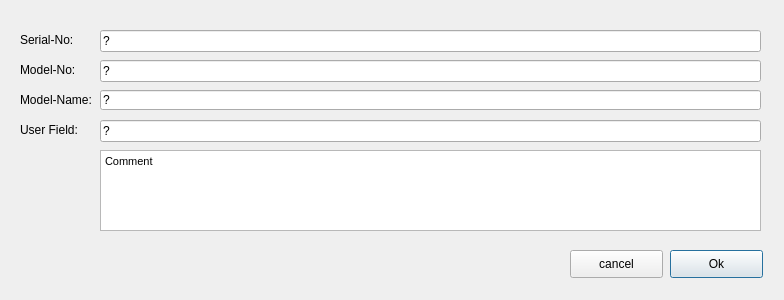
<?xml version="1.0" encoding="UTF-8"?>
<ui version="4.0">
 <class>Dialog</class>
 <widget class="QDialog" name="Dialog">
  <property name="geometry">
   <rect>
    <x>0</x>
    <y>0</y>
    <width>784</width>
    <height>300</height>
   </rect>
  </property>
  <property name="windowTitle">
   <string>new Test</string>
  </property>
  <widget class="QLabel" name="label_10">
   <property name="geometry">
    <rect>
     <x>20</x>
     <y>60</y>
     <width>71</width>
     <height>20</height>
    </rect>
   </property>
   <property name="text">
    <string>Model-No:</string>
   </property>
  </widget>
  <widget class="QLineEdit" name="leSerialNo">
   <property name="geometry">
    <rect>
     <x>100</x>
     <y>30</y>
     <width>661</width>
     <height>22</height>
    </rect>
   </property>
   <property name="text">
    <string>?</string>
   </property>
  </widget>
  <widget class="QLineEdit" name="leModelNo">
   <property name="geometry">
    <rect>
     <x>100</x>
     <y>60</y>
     <width>661</width>
     <height>22</height>
    </rect>
   </property>
   <property name="text">
    <string>?</string>
   </property>
  </widget>
  <widget class="QLineEdit" name="leModelName">
   <property name="geometry">
    <rect>
     <x>100</x>
     <y>90</y>
     <width>661</width>
     <height>20</height>
    </rect>
   </property>
   <property name="text">
    <string>?</string>
   </property>
  </widget>
  <widget class="QTextEdit" name="pteComment">
   <property name="geometry">
    <rect>
     <x>100</x>
     <y>150</y>
     <width>661</width>
     <height>81</height>
    </rect>
   </property>
   <property name="html">
    <string>&lt;!DOCTYPE HTML PUBLIC &quot;-//W3C//DTD HTML 4.0//EN&quot; &quot;http://www.w3.org/TR/REC-html40/strict.dtd&quot;&gt;
&lt;html&gt;&lt;head&gt;&lt;meta name=&quot;qrichtext&quot; content=&quot;1&quot; /&gt;&lt;style type=&quot;text/css&quot;&gt;
p, li { white-space: pre-wrap; }
&lt;/style&gt;&lt;/head&gt;&lt;body style=&quot; font-family:'MS Shell Dlg 2'; font-size:7.8pt; font-weight:400; font-style:normal;&quot;&gt;
&lt;p style=&quot; margin-top:0px; margin-bottom:0px; margin-left:0px; margin-right:0px; -qt-block-indent:0; text-indent:0px;&quot;&gt;&lt;span style=&quot; font-size:8pt;&quot;&gt;Comment&lt;/span&gt;&lt;/p&gt;&lt;/body&gt;&lt;/html&gt;</string>
   </property>
  </widget>
  <widget class="QLabel" name="label_11">
   <property name="geometry">
    <rect>
     <x>20</x>
     <y>90</y>
     <width>81</width>
     <height>20</height>
    </rect>
   </property>
   <property name="text">
    <string>Model-Name:</string>
   </property>
  </widget>
  <widget class="QLabel" name="label_8">
   <property name="geometry">
    <rect>
     <x>20</x>
     <y>120</y>
     <width>61</width>
     <height>20</height>
    </rect>
   </property>
   <property name="text">
    <string>User Field:</string>
   </property>
  </widget>
  <widget class="QLineEdit" name="leUserNo">
   <property name="geometry">
    <rect>
     <x>100</x>
     <y>120</y>
     <width>661</width>
     <height>22</height>
    </rect>
   </property>
   <property name="text">
    <string>?</string>
   </property>
  </widget>
  <widget class="QLabel" name="label_6">
   <property name="geometry">
    <rect>
     <x>20</x>
     <y>30</y>
     <width>71</width>
     <height>20</height>
    </rect>
   </property>
   <property name="text">
    <string>Serial-No:</string>
   </property>
  </widget>
  <widget class="QPushButton" name="BtnOk">
   <property name="geometry">
    <rect>
     <x>670</x>
     <y>250</y>
     <width>93</width>
     <height>28</height>
    </rect>
   </property>
   <property name="text">
    <string>Ok</string>
   </property>
  </widget>
  <widget class="QPushButton" name="BtnCancel">
   <property name="geometry">
    <rect>
     <x>570</x>
     <y>250</y>
     <width>93</width>
     <height>28</height>
    </rect>
   </property>
   <property name="text">
    <string>cancel</string>
   </property>
  </widget>
 </widget>
 <resources/>
 <connections/>
</ui>
